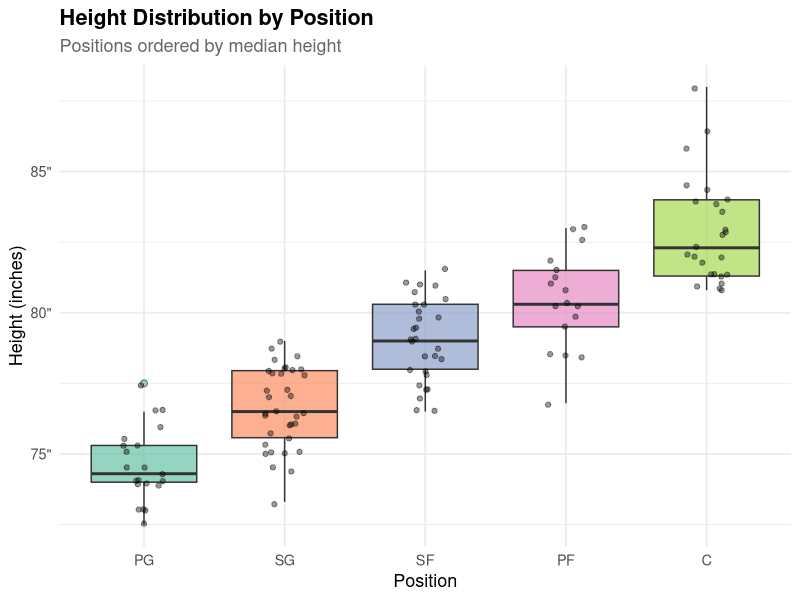
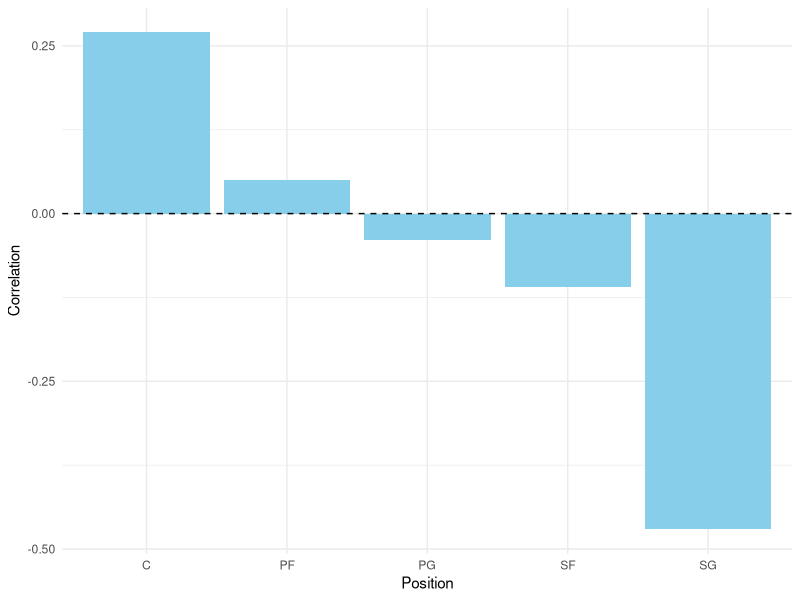
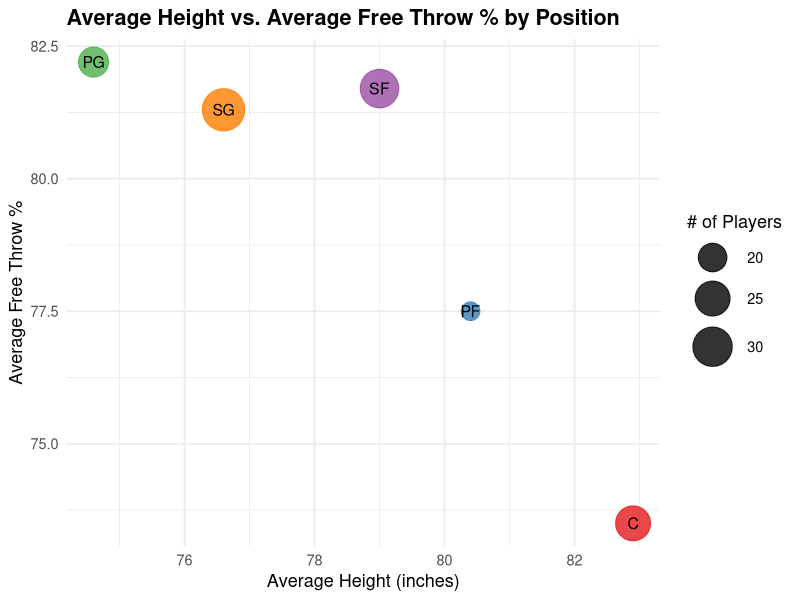

Write R code to recreate these figures, in order.
## ---- chunk 1
#| echo: false
#| warning: false
#| message: false

# Tidyverse Style Guide

# Step 1: Load packages
library(ggplot2)
library(dplyr)
library(readr)
library(ggrepel)
library(knitr)
library(kableExtra)

# Step 2: Load and tidy the data
df <- read_csv("NBAPlayerStats.csv") |>
  rename(
    ft_pct = `FT%`,
    height = `Height (in)`
  ) |>
  mutate(
    ft_pct = as.numeric(gsub("%", "", ft_pct))
  )

# Step 3: Summarize average height and FT% per position
position_summary <- df |>
  group_by(Position) |>
  summarise(
    avg_height = mean(height, na.rm = TRUE),
    avg_ft_pct = mean(ft_pct, na.rm = TRUE),
    count      = n()
  )
## ---- chunk 2
#| fig-cap: "Height Distribution by Position for NBA Players with at Least 150 Free Throw Attempts (2025-2026 Season)"
#| fig-alt: "A box plot showing NBA player height distribution across five positions ordered by median height from shortest to tallest: PG, SG, SF, PF, and C. Each box uses a distinct Set2 palette color with semi-transparent jittered points overlaid. Point guards cluster tightly near 74 inches, shooting guards near 77, small forwards near 79, and power forwards near 80. Centers have the highest median near 83 inches and the widest spread, with outliers exceeding 87 inches. The staircase pattern across positions suggests height is strongly associated with positional assignment in the NBA."

# Plot for height distribution by position
df |>
  mutate(Position = reorder(Position, height)) |>
  ggplot(aes(x = Position, y = height, fill = Position)) +
  geom_boxplot(alpha = 0.7, outlier.shape = 21, outlier.size = 2) +
  geom_jitter(width = 0.15, alpha = 0.4, size = 1.5) +
  scale_fill_brewer(palette = "Set2") +
  scale_y_continuous(labels = function(x) paste0(x, '"')) +
  labs(
    title    = "Height Distribution by Position",
    subtitle = "Positions ordered by median height",
    x        = "Position",
    y        = "Height (inches)"
  ) +
  theme_minimal(base_size = 13) +
  theme(
    plot.title      = element_text(face = "bold"),
    plot.subtitle   = element_text(color = "grey40"),
    legend.position = "none"
  )
## ---- chunk 3
# Table for height summary by position
df |>
  group_by(Position) |>
  summarise(
    `Player Count`       = n(),
    `Avg Height (in)`    = round(mean(height, na.rm = TRUE), 1),
    `Median Height (in)` = round(median(height, na.rm = TRUE), 1),
    `Min Height (in)`    = round(min(height, na.rm = TRUE), 1),
    `Max Height (in)`    = round(max(height, na.rm = TRUE), 1)
  ) |>
  arrange(desc(`Avg Height (in)`)) |>
  kable(
    caption = "Height Summary by Position for Players Who Shot At Least 150 FT's (tallest to shortest)",
    align   = c("l", "c", "c", "c", "c", "c")
  ) |>
  kable_styling(
    bootstrap_options = c("striped", "hover", "condensed"),
    full_width        = FALSE
  )
## ---- chunk 4
library(tidyverse)
library(knitr)

nba_raw <- read_csv("NBAPlayerStats.csv")

nba_clean <- nba_raw |>
  rename(
    position = Position,
    ft_percent = `FT%`,
    height_in = `Height (in)`
  ) |>
  mutate(
    ft_percent = as.numeric(str_remove(ft_percent, "%")),
    height_in = as.numeric(height_in)
  )

position_corr <- nba_clean |>
  group_by(position) |>
  summarise(
    correlation = round(cor(height_in, ft_percent, use = "complete.obs"), 2),
    avg_ft = round(mean(ft_percent, na.rm = TRUE), 1),
    avg_height = round(mean(height_in, na.rm = TRUE), 1),
    n_players = n(),
    .groups = "drop"
  )
## ---- chunk 5
#| label: fig-connor
#| fig-cap: "Correlation between height and free throw percentage by position."
#| fig-alt: "Bar chart comparing the correlation between player height and free throw percentage across NBA positions (C, PF, PG, SF, SG). Most correlations are close to zero, indicating little relationship between height and free throw shooting within positions. Centers show a small positive correlation, while shooting guards show the strongest negative correlation."
#| fig-pos: "H"

ggplot(position_corr, aes(x = position, y = correlation)) +
  geom_col(fill = "skyblue") +
  geom_hline(yintercept = 0, linetype = "dashed") +
  labs(
    x = "Position",
    y = "Correlation"
  ) +
  theme_minimal()
## ---- chunk 6
#| label: tbl-connor
#| tbl-cap: "Correlation between height and free throw percentage by position."
#| tbl-pos: "H"

kable(
  position_corr,
  col.names = c("Position", "Correlation", "Avg FT%", "Avg Height", "Players")
)
## ---- chunk 7
#| echo: false

#Tidyverse style guide
library(readr)
library(dplyr)
library(ggplot2)
library(knitr)

# Tidy the data
nba <- read_csv("NBAPlayerStats.csv") |>
  rename(
    ft_pct   = `FT%`,
    height   = `Height (in)`,
    position = Position
  ) |>
  mutate(
    ft_pct = as.numeric(gsub("%", "", ft_pct)),
    height = as.numeric(height)
  )

# Summarize by position
pos_summary <- nba |>
  group_by(position) |>
  summarise(
    avg_height = round(mean(height, na.rm = TRUE), 1),
    avg_ft_pct = round(mean(ft_pct,  na.rm = TRUE), 1),
    n_players  = n(),
    .groups = "drop"
  )
## ---- chunk 8
#Plot-aidan — Average height vs. FT% by position
#| label: fig-aidan
#| fig-cap: "Average height vs. average FT% by position. Bubble size shows number of players in each group."
#| fig-alt: "Scatter plot of average height vs. free throw percentage by basketball position."
ggplot(pos_summary, aes(x = avg_height, y = avg_ft_pct,
                        size = n_players, color = position)) +
  geom_point(alpha = 0.8) +
  geom_text(aes(label = position), color = "black", size = 4, hjust = 0.5, vjust = 0.5)+  
  scale_size_continuous(range = c(6, 14), name = "# of Players") +
  scale_color_brewer(palette = "Set1", guide = "none") +
  labs(
    title = "Average Height vs. Average Free Throw % by Position",
    x = "Average Height (inches)",
    y = "Average Free Throw %"
  ) +
  theme_minimal(base_size = 13) +
  theme(
    plot.title    = element_text(face = "bold")
  )
## ---- chunk 9
# Table-aidan — Average height vs. FT% by position

#| label: tbl-aidan
#| fig-cap: "Provides the corresponding numerical values (Position, Avg Height, Avg FT%, # of Players)."
#| fig-alt: "Table showing average height, free throw percentage, and number of players for basketball positions."

pos_summary |>
  arrange(desc(avg_ft_pct)) |>
  kable(
    caption = "Average Height and Free Throw Percentage by Position",
    col.names = c("Position", "Avg Height (in)", "Avg Free Throw %", "# Players"),
    align = c("l", "c", "c", "c")
  )
